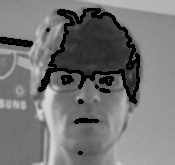
#> input picture backend/data/debugging_images/test_landmarked.jpg, 175 x 165 px
$ python -i preprocess.py   (imports and definitions only)
#> lines starting #> are read from the running program, lines starting #| are printed output that depends on the picture
import sys
import os
import cv2

def preprocess_image(input, size=(256, 256)):
    """
    Receives an image and applies the following:
    - greyscale
    - resize to 256x256
    - apply CLAHE
    - apply Gaussian blur

    Parameters:
        input (str)/(array) : Filepath for input (str) / image (array)
        size (tuple:int) : Size to resize image to

    Note: The input can either be a filepath or a numpy
    array but the output will be returned as an image (array)

    Returns:
        (array) : Image as numpy uint8 array
    """
#> called with size = (256, 256)

    # load image in greyscale
    if isinstance(input, str):
        # str means filepath
        img = cv2.imread(input, cv2.IMREAD_GRAYSCALE)
#> img is the input picture: shape (165, 175); min 0, max 221, mean 116.7
    else:
        # image parsed directly
        img = cv2.cvtColor(input, cv2.COLOR_BGR2GRAY)

    # resize
    img = cv2.resize(img, size)
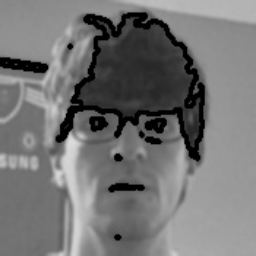
#> img: shape (256, 256); min 0, max 220, mean 116.6

    # CLAHE
    clahe = cv2.createCLAHE(clipLimit=1.0, tileGridSize=(8, 8))
    img = clahe.apply(img)
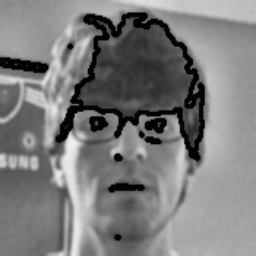
#> img: shape (256, 256); min 1, max 241, mean 125

    # Add Gaussian blur to soften noise
    img = cv2.GaussianBlur(img, (3,3), 0)


    # # save for debugging
    # cv2.imwrite("data/debugging_images/preprocessed.jpg", img)

    # output
    return img.astype('uint8')


# [11 lines not run here, left out]

>>> result = preprocess_image('../backend/data/debugging_images/test_landmarked.jpg')
